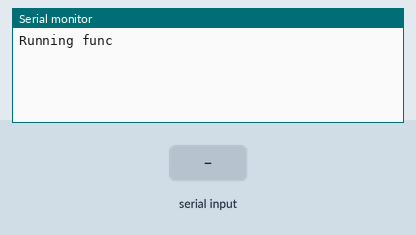
Simulated run of this sketch. Board: Arduino Uno, built with avr-gcc and run on an emulated ATmega328P. Parts: the last lines printed to the serial monitor. The test bench sets the inputs (shaded band).

Above: at 1.2 s.
1.3 s: "90,45\n" received over Serial
At 2.1 s:
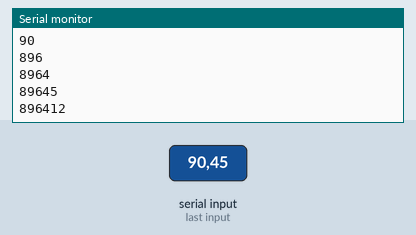
2.8 s: "30,150\n" received over Serial
At 3.6 s:
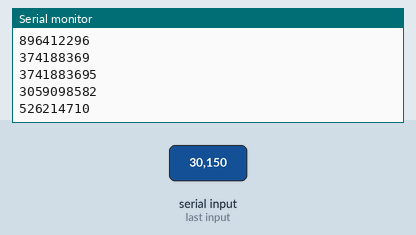
Timing chart, 0 to 5.8 s (numbered marks = the images above; inputs shaded):
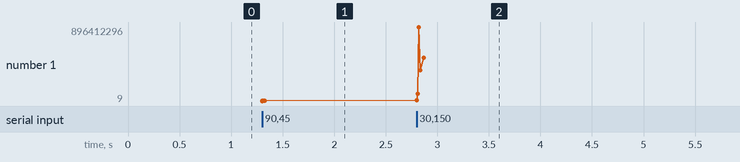

Measured:
- after the input at 1.3 s, the serial monitor: prints a new line at once (image 1)
- after the input at 2.8 s, the serial monitor: prints a new line at once (image 2)
- plotted number 1: 896412 → 526214710 after the input at 2.8 s

The sketch:

serial_test1.ino
```cpp
unsigned long serialdata;
int inbyte;

void setup()
{
  Serial.begin(9600);
}

void loop()
{
  getSerial();
  Serial.println("Completed getSerial");
}

long getSerial()
{
  Serial.println("Running func");
  serialdata = 0;
  while (inbyte != '/')
  {
    inbyte = Serial.read();
    if (inbyte > 0 && inbyte != '/')
    {
      serialdata = serialdata * 10 + inbyte - '0';
      Serial.println(serialdata);
    }
  }
  inbyte = 0;
  Serial.print("OUTPUT: ");
  Serial.println(serialdata);
  return serialdata;
}
```
